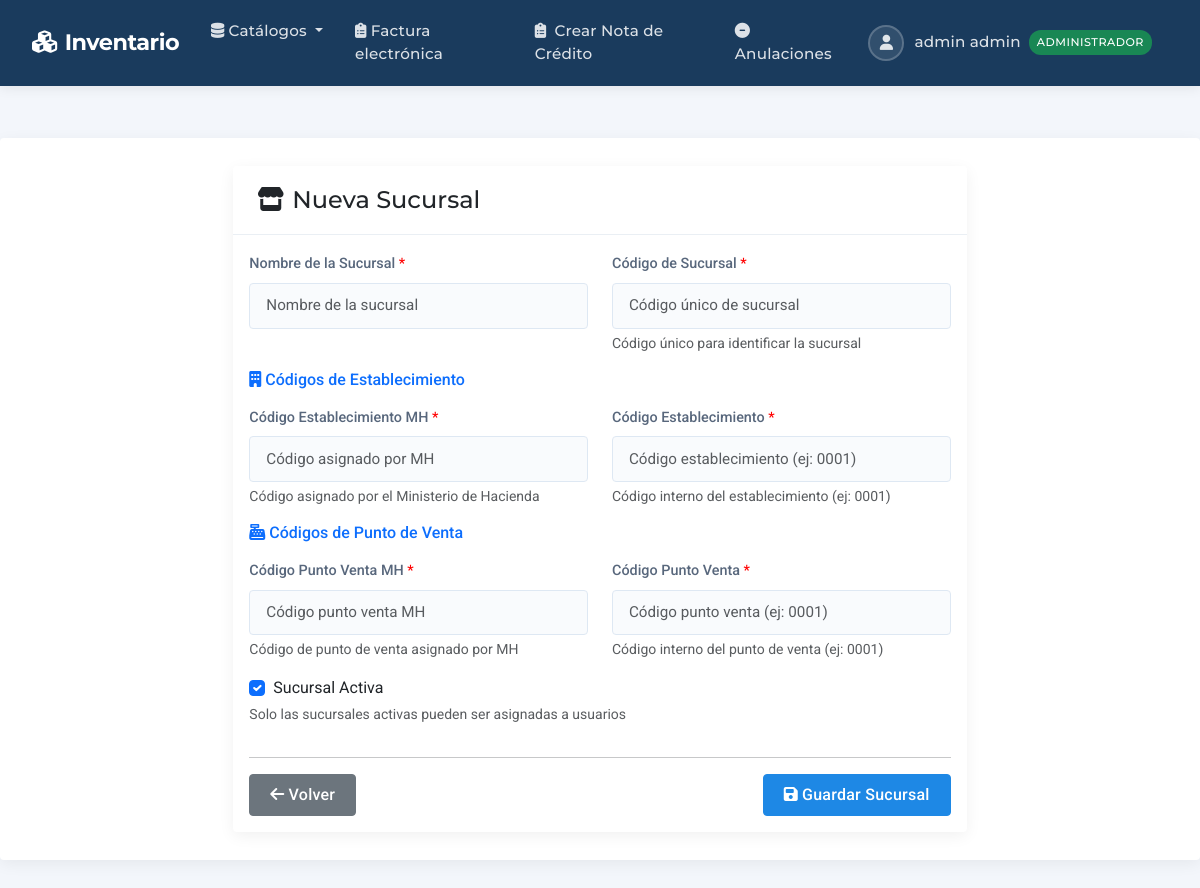
Screenshot of /dte/sucursales/nueva/ (signed in) with the database file from the repository.
### productos/models.py (models this page shows, shortened)
class Usuario(AbstractUser):
    rol = models.ForeignKey(
        Rol, on_delete=models.SET_NULL,
        null=True, verbose_name='Rol',
        default=get_default_rol
    )
    dui = models.CharField('DUI', max_length=9, unique=True)
    SEXO_CHOICES = [('M','Masculino'), ('F','Femenino')]
    sexo = models.CharField('Sexo', max_length=1, choices=SEXO_CHOICES)
    edad = models.PositiveIntegerField('Edad', null=True, blank=True)
    telefono = models.CharField('Teléfono', max_length=20, blank=True)
    activo = models.BooleanField('Usuario Activo', default=False,
                               help_text='Solo usuarios activos pueden acceder al sistema')
    sucursal = models.ForeignKey(
        'dte.Sucursal',
        on_delete=models.SET_NULL,
        null=True, blank=True,
        verbose_name='Sucursal Asignada',
        help_text='Sucursal a la que pertenece el usuario'
    )
    REQUIRED_FIELDS = ['email', 'first_name', 'last_name', 'dui']
    def puede_acceder(self):
        return (
            self.is_authenticated and
            self.is_active and
            self.activo and
            self.rol and
            self.rol.nombre == 'administrador'
        )

class Rol(models.Model):
    nombre = models.CharField('Nombre del rol', max_length=50)

### dte/views.py (the view)
# urls.py: path('sucursales/nueva/', views.sucursal_create, name='sucursal_create'),
@login_required
def sucursal_create(request):
    if request.method == 'POST':
        form = SucursalForm(request.POST)
        if form.is_valid():
            form.save()
            messages.success(request, 'Sucursal creada exitosamente')
            return redirect('dte:sucursal_list')
    else:
        form = SucursalForm()
    return render(request, 'dte/sucursal/form.html', {
        'form': form,
        'titulo': 'Nueva Sucursal'
    })

### dte/templates/dte/sucursal/form.html (shortened to what this page needs)
{% extends 'productos/base.html' %}
{% load static %}
{% block content %}
<div class="container-fluid">
    <div class="row justify-content-center">
        <div class="col-lg-8">
            <div class="card">
                <div class="card-header">
                    <h4 class="card-title mb-0">
                        <i class="fas fa-store me-2"></i>{{ titulo }}
                    </h4>
                </div>
                <div class="card-body">
                    <form method="post" novalidate>
                        <div class="row">
                            <div class="col-md-6">
                                <div class="mb-3">
                                    <label for="{{ form.nombre.id_for_label }}" class="form-label required">
                                        {{ form.nombre.label }}
                                    </label>
                                    {{ form.nombre }}
                                </div>
                            </div>
                            <div class="col-md-6">
                                <div class="mb-3">
                                    <label for="{{ form.codigo.id_for_label }}" class="form-label required">
                                        {{ form.codigo.label }}
                                    </label>
                                    {{ form.codigo }}
                                    <div class="form-text">Código único para identificar la sucursal</div>
                                </div>
                            </div>
                        </div>
                        <div class="row">
                            <div class="col-12">
                                <h6 class="text-primary mb-3">
                                    <i class="fas fa-building me-1"></i>Códigos de Establecimiento
                                </h6>
                            </div>
                            <div class="col-md-6">
                                <div class="mb-3">
                                    <label for="{{ form.codEstableMH.id_for_label }}" class="form-label required">
                                        {{ form.codEstableMH.label }}
                                    </label>
                                    {{ form.codEstableMH }}
                                    <div class="form-text">Código asignado por el Ministerio de Hacienda</div>
                                </div>
                            </div>
                            <div class="col-md-6">
                                <div class="mb-3">
                                    <label for="{{ form.codEstable.id_for_label }}" class="form-label required">
                                        {{ form.codEstable.label }}
                                    </label>
                                    {{ form.codEstable }}
                                    <div class="form-text">Código interno del establecimiento (ej: 0001)</div>
                                </div>
                            </div>
                        </div>
                        <div class="row">
                            <div class="col-12">
                                <h6 class="text-primary mb-3">
                                    <i class="fas fa-cash-register me-1"></i>Códigos de Punto de Venta
                                </h6>
                            </div>
                            <div class="col-md-6">
                                <div class="mb-3">
                                    <label for="{{ form.codPuntoVentaMH.id_for_label }}" class="form-label required">
                                        {{ form.codPuntoVentaMH.label }}
                                    </label>
                                    {{ form.codPuntoVentaMH }}
                                    <div class="form-text">Código de punto de venta asignado por MH</div>
                                </div>
                            </div>
                            <div class="col-md-6">
                                <div class="mb-3">
                                    <label for="{{ form.codPuntoVenta.id_for_label }}" class="form-label required">
                                        {{ form.codPuntoVenta.label }}
                                    </label>
                                    {{ form.codPuntoVenta }}
                                    <div class="form-text">Código interno del punto de venta (ej: 0001)</div>
                                </div>
                            </div>
                        </div>
                        <div class="row">
                            <div class="col-md-12">
                                <div class="mb-3">
                                    <div class="form-check">
                                        {{ form.activa }}
                                        <label class="form-check-label" for="{{ form.activa.id_for_label }}">
                                            {{ form.activa.label }}
                                        </label>
                                    </div>
                                    <div class="form-text">Solo las sucursales activas pueden ser asignadas a usuarios</div>
                                </div>
                            </div>
                        </div>
                        <div class="row">
                            <div class="col-12">
                                <hr>
                                <div class="d-flex justify-content-between">
                                    <a href="{% url 'dte:sucursal_list' %}" class="btn btn-secondary">
                                        <i class="fas fa-arrow-left me-1"></i>Volver
                                    </a>
                                    <button type="submit" class="btn btn-primary">
                                        <i class="fas fa-save me-1"></i>Guardar Sucursal
                                    </button>
                                </div>
                            </div>
                        </div>
                    </form>
                </div>
            </div>
        </div>
    </div>
</div>
{% endblock %}

### productos/templates/productos/base.html (shortened to what this page needs)
<!DOCTYPE html>
<html lang="es" class="h-100">
<head>
    <link rel="stylesheet" href="https://cdn.datatables.net/2.3.2/css/dataTables.bootstrap5.css">
    <link href="https://cdn.jsdelivr.net/npm/bootstrap@5.3.0/dist/css/bootstrap.min.css" rel="stylesheet">
    <link rel="stylesheet" href="https://cdnjs.cloudflare.com/ajax/libs/font-awesome/6.4.0/css/all.min.css">
    <link rel="stylesheet" href="https://cdnjs.cloudflare.com/ajax/libs/tom-select/2.4.3/css/tom-select.bootstrap5.min.css" />
</head>
<body class="d-flex flex-column min-vh-100">
    <nav class="navbar navbar-expand-lg navbar-dark">
        <div class="container-fluid">
            <a class="navbar-brand" href="{% url 'home' %}">
                <i class="fas fa-cubes me-2"></i>Inventario
            </a>
            <div class="collapse navbar-collapse" id="navbarMain">
                <ul class="navbar-nav me-auto">
                    {% if user.is_authenticated %}
                    <li class="nav-item dropdown">
                        <a class="nav-link dropdown-toggle" href="#" data-bs-toggle="dropdown">
                            <i class="fas fa-database me-1"></i>Catálogos
                        </a>
                    </li>
                    <li class="nav-item">
                        <a class="nav-link" href="{% url 'dte:factura_list' %}">
                            <i class="fas fa-clipboard-list me-1"></i>Factura electrónica
                        </a>
                    </li>
                    <li class="nav-item">
                        <a class="nav-link" href="{% url 'dte:crear_nota_credito' %}">
                            <i class="fas fa-clipboard-list me-1"></i> Crear Nota de Crédito
                        </a>
                    </li>
                    <li class="nav-item">
                        <a class="nav-link" href="{% url 'dte:anulacion_list' %}">
                            <i class="fas fa-minus-circle"></i> Anulaciones
                        </a>
                    </li>
                    {% endif %}
                </ul>
                <ul class="navbar-nav">
                    {% if user.is_authenticated %}
                    <li class="nav-item dropdown">
                        <a class="nav-link dropdown-toggle user-dropdown" href="#" data-bs-toggle="dropdown">
                            <span class="user-avatar">
                                <i class="fas fa-user"></i>
                            </span>
                            {{ user.first_name }} {{ user.last_name }}
                            {% if user.rol %}
                                {% if user.puede_acceder %}
                                    <span class="badge-role bg-success">{{ user.rol.nombre }}</span>
                                {% else %}
                                    <span class="badge-role bg-warning">{{ user.rol.nombre }} (Sin acceso)</span>
                                {% endif %}
                            {% else %}
                                <span class="badge-role bg-danger">Sin rol</span>
                            {% endif %}
                        </a>
                    </li>
                    {% endif %}
                </ul>
            </div>
        </div>
    </nav>
    <div class="main-content">
        <div class="container">
            {% block content %}{% endblock %}
        </div>
    </div>
</body>
</html>

### productos/templates/productos/base.html (style rules this page uses)
:root { --primary-color: #1a3b5d; --primary-hover: #0e2945; --secondary-color: #1e88e5; --accent-color: #e53935; --success-color: #2e7d32; --light-bg: #f7f9fc; --dark-text: #2c3e50; --medium-text: #58677c; --light-text: #b0bec5; --header-shadow: 0 2px 12px rgba(0, 0, 0, 0.08); --card-shadow: 0 4px 16px rgba(0, 0, 0, 0.06); --border-radius: 0.25rem; }
body { font-family: 'Roboto', sans-serif; background-color: #f3f6fb; color: var(--dark-text); display: flex; flex-direction: column; min-height: 100vh; }
h1, h2, h3, h4, h5, .navbar-brand, .nav-link { font-family: 'Montserrat', sans-serif; }
.navbar { box-shadow: var(--header-shadow); padding: 0.5rem 1.25rem; background-color: var(--primary-color); }
.navbar-brand { font-weight: 700; font-size: 1.4rem; letter-spacing: -0.5px; color: white !important; }
.navbar-dark .navbar-nav .nav-link { color: rgba(255, 255, 255, 0.85); font-weight: 500; padding: 0.75rem 1rem; transition: all 0.2s ease; font-size: 0.95rem; letter-spacing: 0.2px; }
.main-content { flex: 1 0 auto; padding: 1.5rem 0; }
.container { max-width: 1400px; padding: 1.75rem 2rem; background-color: white; border-radius: var(--border-radius); box-shadow: var(--card-shadow); margin-top: 1.75rem; margin-bottom: 1.75rem; }
.btn { font-weight: 500; padding: 0.5rem 1.25rem; border-radius: var(--border-radius); transition: all 0.2s; box-shadow: none; letter-spacing: 0.25px; }
.btn-primary { background-color: var(--secondary-color); border-color: var(--secondary-color); }
.card { border: none; box-shadow: var(--card-shadow); border-radius: var(--border-radius); transition: all 0.25s ease; }
.card-header { background-color: white; border-bottom: 1px solid #eaeff4; padding: 1.25rem 1.5rem; font-weight: 600; }
.form-control, .form-select { border-radius: var(--border-radius); padding: 0.65rem 1rem; border: 1px solid #dee8f3; font-size: 0.95rem; color: var(--dark-text); background-color: #f9fbfd; transition: all 0.2s; }
.form-label { font-weight: 500; margin-bottom: 0.5rem; color: var(--medium-text); font-size: 0.9rem; }
.user-dropdown::after { display: none; }
.user-dropdown { display: flex; align-items: center; }
.user-dropdown .user-avatar { width: 36px; height: 36px; border-radius: 50%; margin-right: 10px; background-color: rgba(255, 255, 255, 0.1); display: flex; align-items: center; justify-content: center; border: 2px solid rgba(255, 255, 255, 0.2); }
.badge-role { background-color: rgba(255, 255, 255, 0.15); color: white; font-size: 0.7rem; padding: 0.25rem 0.5rem; border-radius: 12px; margin-left: 0.5rem; font-weight: 500; letter-spacing: 0.5px; text-transform: uppercase; }

### dte/templates/dte/sucursal/form.html (style rules this page uses)
.required::after { content: " *"; color: red; }

### rows the page displays
Usuario: first_name "admin", last_name "admin", rol.nombre "ADMINISTRADOR"

### other values shown
{{ titulo }} "Nueva Sucursal"
